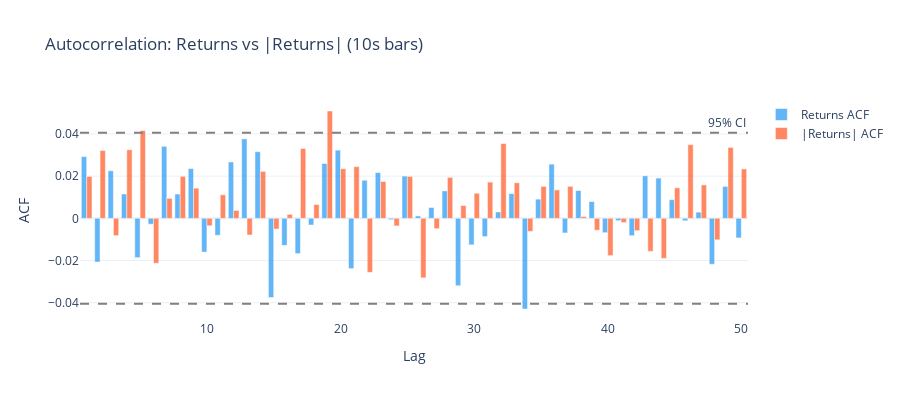

The code cell stored with this chart in its notebook:
### Markdown cell above
## Return Autocorrelation

- **Returns** autocorrelation should be near zero (weak-form efficiency).
- **Absolute returns** autocorrelation should be positive (volatility clustering).

### Code cell
def autocorrelation(x, max_lag=50):
    """Compute autocorrelation for lags 1..max_lag."""
    x = x - x.mean()
    var = np.var(x)
    if var == 0:
        return np.zeros(max_lag)
    result = np.correlate(x, x, mode="full")
    result = result[len(x) - 1:]  # positive lags only
    result = result / (var * len(x))
    return result[1:max_lag + 1]


returns_10s = bars_all["10s"]["close"].diff().dropna().values
abs_returns_10s = np.abs(returns_10s)

max_lag = 50
acf_ret = autocorrelation(returns_10s, max_lag)
acf_abs = autocorrelation(abs_returns_10s, max_lag)
lags = np.arange(1, max_lag + 1)

fig_acf = go.Figure()
fig_acf.add_trace(go.Bar(
    x=lags, y=acf_ret, name="Returns ACF",
    marker_color="#2196F3", opacity=0.7,
))
fig_acf.add_trace(go.Bar(
    x=lags, y=acf_abs, name="|Returns| ACF",
    marker_color="#FF5722", opacity=0.7,
))

# 95% confidence band
ci = 1.96 / np.sqrt(len(returns_10s))
fig_acf.add_hline(y=ci, line_dash="dash", line_color="grey", annotation_text="95% CI")
fig_acf.add_hline(y=-ci, line_dash="dash", line_color="grey")

fig_acf.update_layout(
    title="Autocorrelation: Returns vs |Returns| (10s bars)",
    xaxis=dict(title="Lag"),
    yaxis=dict(title="ACF"),
    barmode="group",
    height=400,
    template="plotly_white",
)
fig_acf.show()

### Figure 1 — Plotly figure (JSON) as saved in the notebook; plotly's stock layout.template omitted (floating-point values rounded to 4 significant figures)
{"data": [{"marker": {"color": "#2196F3"}, "name": "Returns ACF", "opacity": 0.7, "type": "bar", "x": [1, 2, 3, 4, 5, 6, 7, 8, 9, 10, 11, 12, 13, 14, 15, 16, 17, 18, 19, 20, 21, 22, 23, 24, 25, 26, 27, 28, 29, 30, 31, 32, 33, 34, 35, 36, 37, 38, 39, 40, 41, 42, 43, 44, 45, 46, 47, 48, 49, 50], "y": [0.02927, -0.02073, 0.02255, 0.01154, -0.01867, -0.002792, 0.03413, 0.01151, 0.0236, -0.01601, -0.008061, 0.02672, 0.03768, 0.03159, -0.03756, -0.01282, -0.01673, -0.003167, 0.02598, 0.03234, -0.02386, 0.01807, 0.0217, -0.0006427, 0.02002, 0.001132, 0.005137, 0.01302, -0.03197, -0.01258, -0.008664, 0.003012, 0.01169, -0.04299, 0.009104, 0.02569, -0.006943, 0.01318, 0.007938, -0.006816, -0.001108, -0.00825, 0.02015, 0.01909, 0.008832, -0.001167, 0.002935, -0.02178, 0.01513, -0.009301]}, {"marker": {"color": "#FF5722"}, "name": "|Returns| ACF", "opacity": 0.7, "type": "bar", "x": [1, 2, 3, 4, 5, 6, 7, 8, 9, 10, 11, 12, 13, 14, 15, 16, 17, 18, 19, 20, 21, 22, 23, 24, 25, 26, 27, 28, 29, 30, 31, 32, 33, 34, 35, 36, 37, 38, 39, 40, 41, 42, 43, 44, 45, 46, 47, 48, 49, 50], "y": [0.01984, 0.03217, -0.008204, 0.03253, 0.04163, -0.02131, 0.009461, 0.0199, 0.0143, -0.003543, 0.01115, 0.003728, -0.007917, 0.02227, -0.005101, 0.001872, 0.03313, 0.006535, 0.05088, 0.02352, 0.02453, -0.02563, 0.01746, -0.003606, 0.01984, -0.02825, -0.004896, 0.0194, 0.006065, 0.01189, 0.01718, 0.03547, 0.01685, -0.006199, 0.01515, 0.01348, 0.01516, 0.0008631, -0.00566, -0.01769, -0.00201, -0.005844, -0.01566, -0.019, 0.01449, 0.03492, 0.01586, -0.0102, 0.03361, 0.02344]}], "layout": {"annotations": [{"showarrow": false, "text": "95% CI", "x": 1, "xanchor": "right", "xref": "x domain", "y": 0.04053, "yanchor": "bottom", "yref": "y"}], "barmode": "group", "height": 400, "shapes": [{"line": {"color": "grey", "dash": "dash"}, "type": "line", "x0": 0, "x1": 1, "xref": "x domain", "y0": 0.04053, "y1": 0.04053, "yref": "y"}, {"line": {"color": "grey", "dash": "dash"}, "type": "line", "x0": 0, "x1": 1, "xref": "x domain", "y0": -0.04053, "y1": -0.04053, "yref": "y"}], "title": {"text": "Autocorrelation: Returns vs |Returns| (10s bars)"}, "xaxis": {"title": {"text": "Lag"}}, "yaxis": {"title": {"text": "ACF"}}}}
